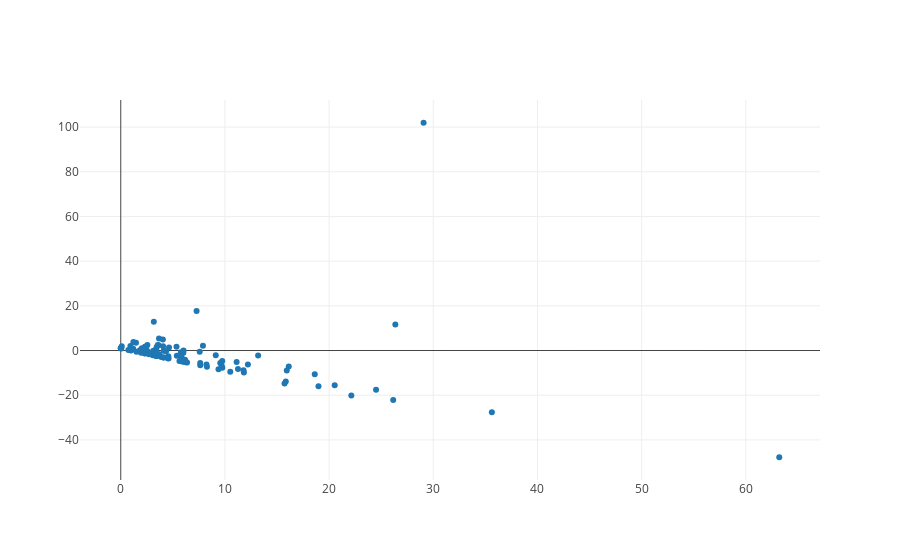

Notebook code cell kept with this figure:
### Code cell
# Residual plot

iplot([go.Scatter(y=[test_y[i] - res[i] for i in range(len(test_y))], x = res, mode='markers')])
